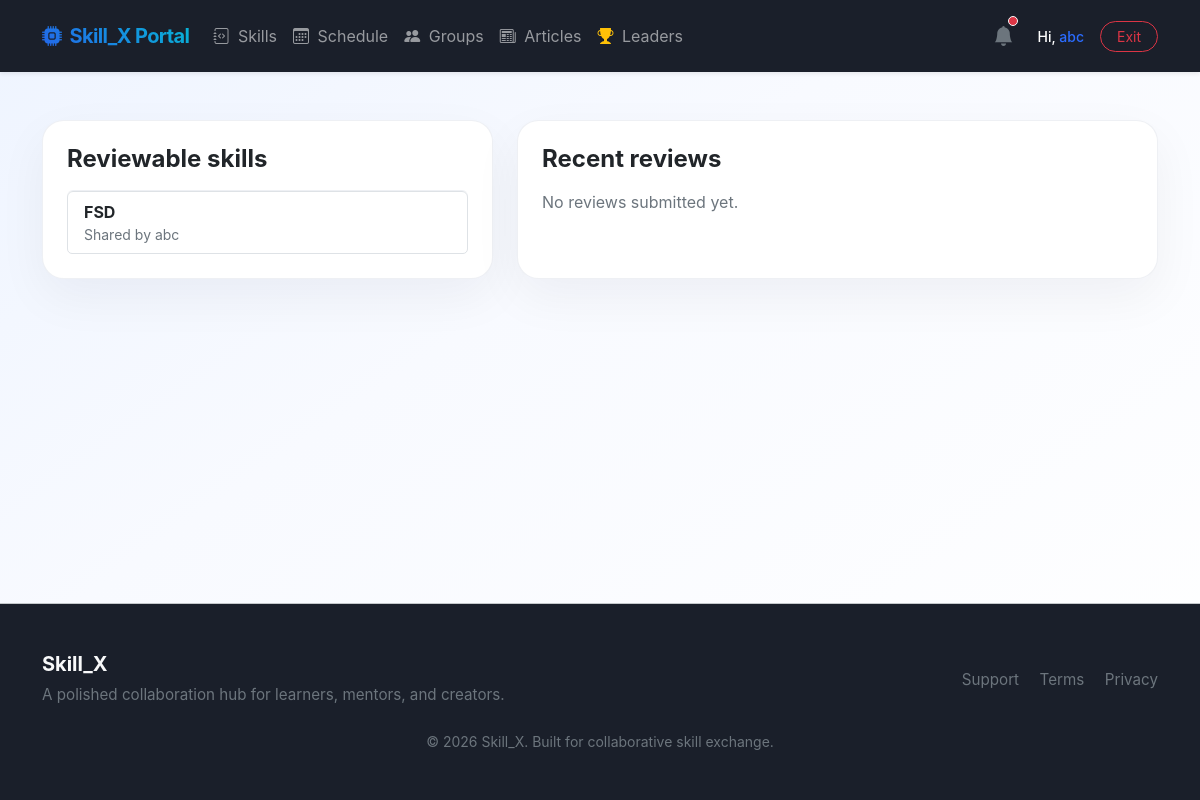
Before: /reviews/ (signed in) with the older database file.
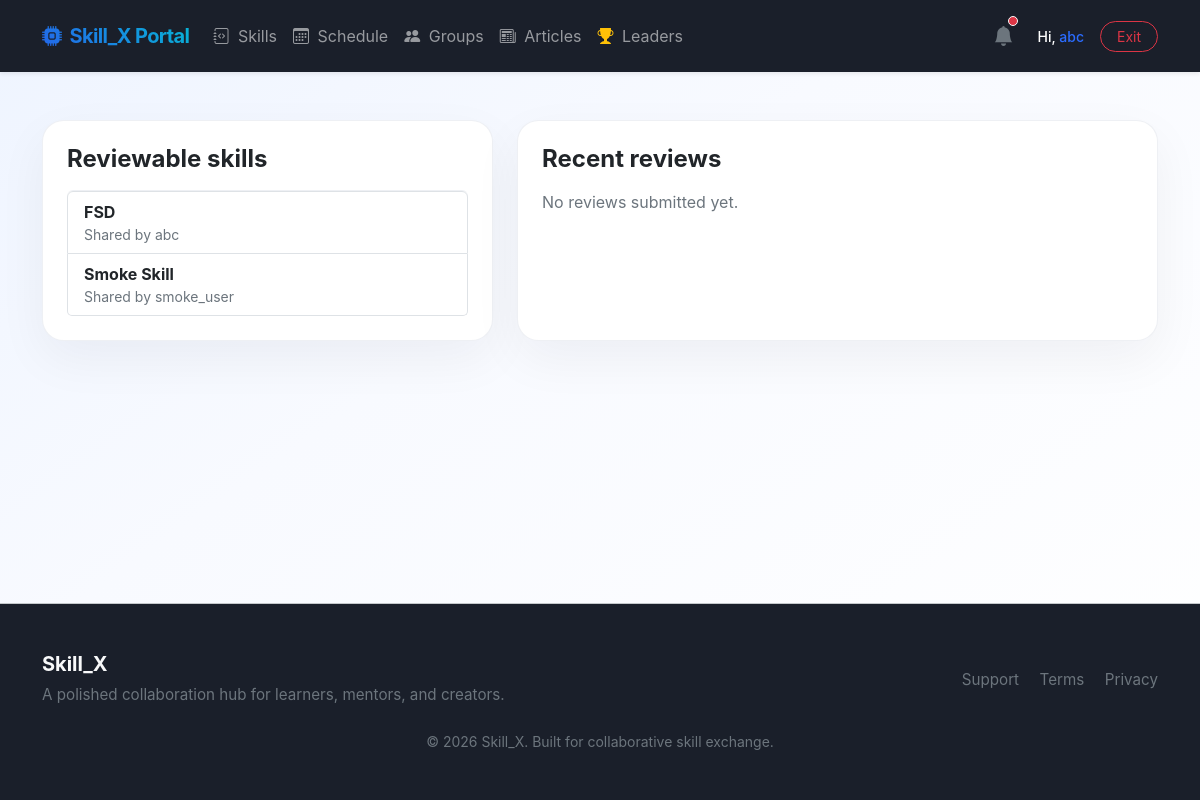
After: the same page with the newer database file.
### skills/models.py (models this page shows, shortened)
class SkillNode(models.Model):
    owner = models.ForeignKey(User, on_delete=models.CASCADE, related_name='skills_provided')
    title = models.CharField(max_length=250)
    description = models.TextField()
    created_at = models.DateTimeField(auto_now_add=True)

### reviews/views.py (the view)
# urls.py: path('', views.reviews_dashboard, name='reviews_dashboard'),
@login_required
def reviews_dashboard(request):
    reviews = PerformanceReview.objects.select_related('skill', 'reviewer').order_by('-id')
    skills = SkillNode.objects.select_related('owner').order_by('title')
    return render(request, 'reviews/dashboard.html', {'reviews': reviews, 'skills': skills})

### accounts/context_processors.py (called while the page is built)
def platform_context(request):
    if request.user.is_authenticated:
        from accounts.models import RoleAssignment
        try:
            role_meta = RoleAssignment.objects.get(user=request.user)
            return {'USER_ROLE': role_meta.role}
        except RoleAssignment.DoesNotExist:
            return {'USER_ROLE': 'LEARNER'}
    return {'USER_ROLE': 'ANONYMOUS'}

### reviews/templates/reviews/dashboard.html (shortened to what this page needs)
{% extends 'base.html' %}
{% block content %}
<div class="row g-4">
    <div class="col-lg-5">
        <div class="card feature-card p-4 h-100">
            <h2 class="h4 fw-bold mb-3">Reviewable skills</h2>
            {% if skills %}
                <div class="list-group">
                    {% for skill in skills %}
                        <a href="{% url 'skill_detail' skill.id %}" class="list-group-item list-group-item-action">
                            <strong>{{ skill.title }}</strong>
                            <small class="text-secondary d-block">Shared by {{ skill.owner.username }}</small>
                        </a>
                    {% endfor %}
                </div>
            {% else %}
                <p class="text-secondary mb-0">No skills are available for review yet.</p>
            {% endif %}
        </div>
    </div>
    <div class="col-lg-7">
        <div class="card feature-card p-4 h-100">
            <h2 class="h4 fw-bold mb-3">Recent reviews</h2>
            {% if reviews %}
                <div class="list-group list-group-flush">
                    {% for review in reviews %}
                        <div class="list-group-item">
                            <div class="d-flex justify-content-between">
                                <strong>{{ review.skill.title }}</strong>
                                <span class="badge bg-warning text-dark">{{ review.score }}/5</span>
                            </div>
                            <p class="text-secondary small mb-1">{{ review.comment }}</p>
                            <small class="text-muted">By {{ review.reviewer.username }}</small>
                        </div>
                    {% endfor %}
                </div>
            {% else %}
                <p class="text-secondary mb-0">No reviews submitted yet.</p>
            {% endif %}
        </div>
    </div>
</div>
{% endblock %}

Changed rows visible on the page:
added SkillNode: title "Smoke Skill", owner.username "smoke_user"
